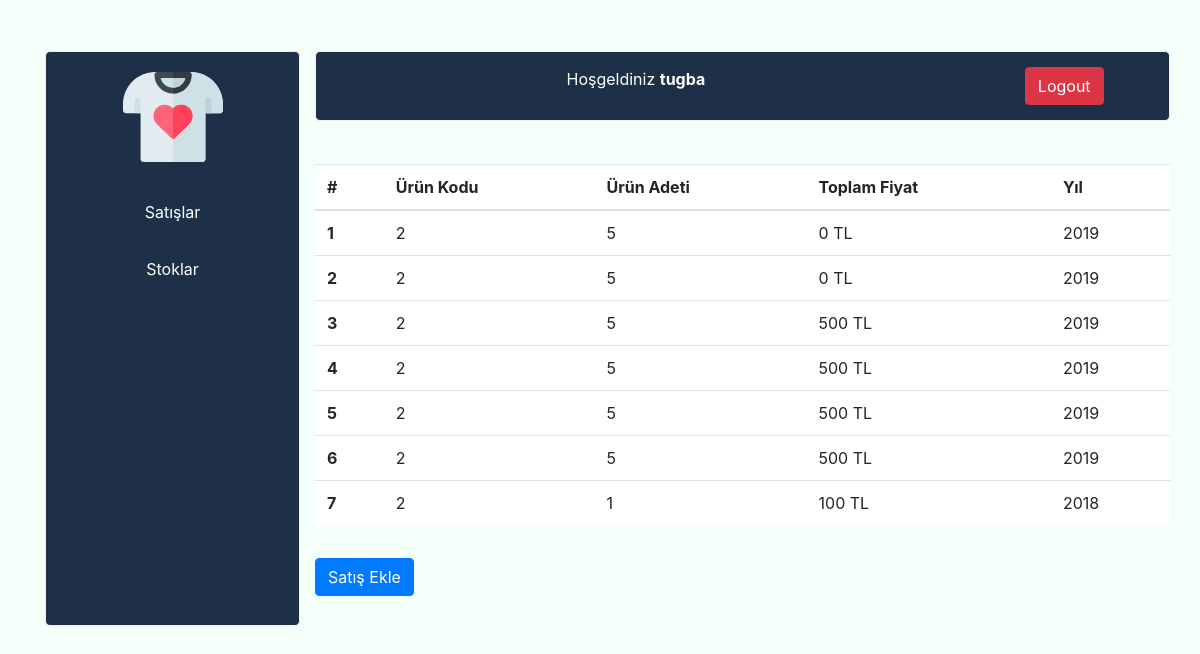
/satislar.php (signed in), run on the app's committed database.
### tables this page shows
CREATE TABLE `soldproducts` (
  `PID` int(11) NOT NULL,
  `quantity` int(11) NOT NULL,
  `SID` int(11) NOT NULL,
  `price` int(11) NOT NULL,
  `yıl` year(4) NOT NULL
);

### satislar.php (the view, shortened to what this page needs)
<link href="//maxcdn.bootstrapcdn.com/bootstrap/4.0.0/css/bootstrap.min.css" rel="stylesheet" id="bootstrap-css">
<div>
    <div class="container">
          <div class="row">
              <div class="col-md-3">
                                   <div class="yanmenu">
                                        <img id="logo"src="tshirt.svg" style="width: 100px;">
                                        <hr>
                                        <div class="row" style="color: white;background: #1d3048;text-align: center;margin: auto;"> <a href="satislar.php"style="color: white;margin: auto;">Satışlar</a></div>
                                        <hr>
                                        <div class="row" style="margin: auto;"><a href="stoklar.php"style="color: white;margin: auto;">Stoklar</a></div>
                                        <hr>
                                   </div>
              </div>
              <div class="col-md-9">
                           <div class="row" >
                                <div class="yatay" style="color:white;margin-top: 6% ">
                                   <div class="row">
                                      <div class="col-md-9">
                                                    Hoşgeldiniz <b><?php  echo $_SESSION['emp']; ?></b>
                                      </div>
                                      <div class="col-md-3">
                                                   <a href="logout.php" class="btn btn-danger" style="margin-left: 2%; ">Logout</a>
                                      </div>
                                  </div>
                                </div>
                           </div>
                           <div class="row">
                                <table class="table" style="margin-top: 5%;background-color: white;">
                                      <thead>
                                         <tr>
                                            <th scope="col">#</th>
                                            <th scope="col">Ürün Kodu</th>
                                            <th scope="col">Ürün Adeti</th>
                                            <th scope="col">Toplam Fiyat</th>
                                            <th scope="col">Yıl</th>
                                         </tr>
                                      </thead>
                                      <tbody>
                                        <?php $count=1;
                                               include("config.php");
                                               $SID = mysqli_real_escape_string($db,$_SESSION['SID']);
                                              $sql = "SELECT *
                                              FROM  soldproducts
                                              WHERE SID = '$SID'";
                                               $result = mysqli_query($db,$sql);
                                              if ($result!="") {
                                                  if(mysqli_num_rows($result) > 0 ){
                                                        while ($row = mysqli_fetch_array($result)){
                                                          echo '
                                                   <tr>
                                                      <th scope="row">'.$count.'</th>
                                                       <td>'.$row['PID'].'</td>
                                                       <td>'.$row['quantity'].'</td>
                                                       <td>'.$row['price'].' TL</td>
                                                       <td>'.$row['yıl'].'</td>
                                                   </tr>';
                                                           $count=$count+1;
                                                         }
                                                   }
                                               }
                                         ?>
                                       </tbody>
                                </table>
                           </div>
                           <div class="row" style="margin-top: 2%;">
                                  <button id="btnEkle" type="button" class="btn btn-primary" data-toggle="modal" data-target="#satisEkletModal">Satış Ekle</button>
                           </div>
              </div>
      </div>
    </div>
</div>

### satislar.php (style rules this page uses)
.yanmenu { border-radius: 5px; border-style: groove; background-color:#1d3048; border-width: thin; padding: 15px; margin-top: 20%; text-align: center; height: 575px; }
.yatay { border-radius: 5px; border-style: groove; background-color: #1d3048; border-width: thin; padding: 15px; text-align: center; width: 100%; }

### data on the page
soldproducts: PID "2", quantity "5", price "0", yıl "2019"
soldproducts: PID "2", quantity "5", price "0", yıl "2019"
soldproducts: PID "2", quantity "5", price "500", yıl "2019"
soldproducts: PID "2", quantity "5", price "500", yıl "2019"
soldproducts: PID "2", quantity "5", price "500", yıl "2019"
soldproducts: PID "2", quantity "5", price "500", yıl "2019"
soldproducts: PID "2", quantity "1", price "100", yıl "2018"

### other printed values
$_SESSION['emp'] "tugba"
